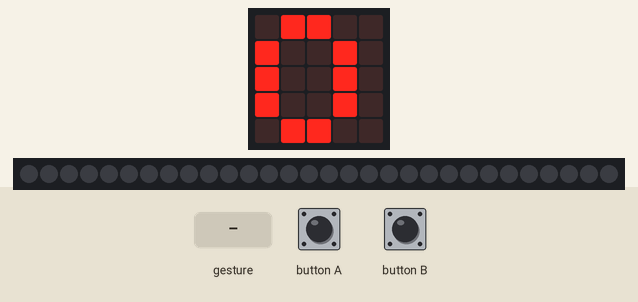
A program run on a simulated BBC micro:bit (MakeCode). Shown: the board's 5×5 LED display, 30 RGB LEDs in strip order, left to right. Inputs (shaded band) come from the test bench. Dim RGB values are drawn brighter than linear; random numbers come from a fixed seed; a tilt is held for 1.5 s and a shake lasts 1 s, then the board lies face up again.

Above: at 1.9 s.
2.0 s: button B pressed for 0.15 s
At 4.1 s:
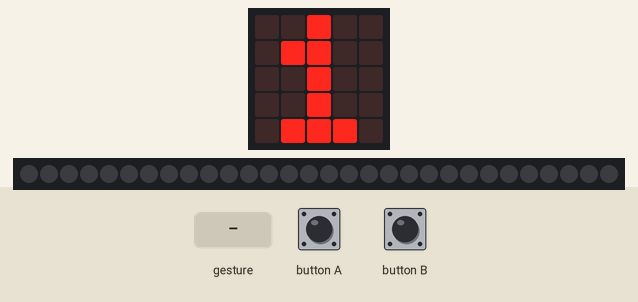
4.4 s: button A pressed for 0.15 s
At 5.31 s:
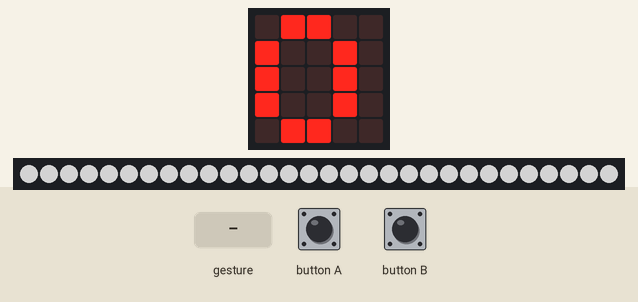
6.8 s: button B pressed for 0.15 s
At 7.71 s:
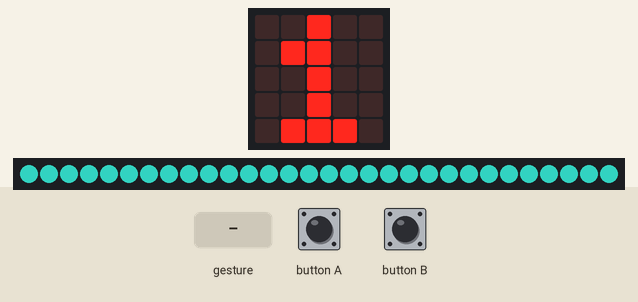
9.2 s: gesture '3g'
At 9.21 s:
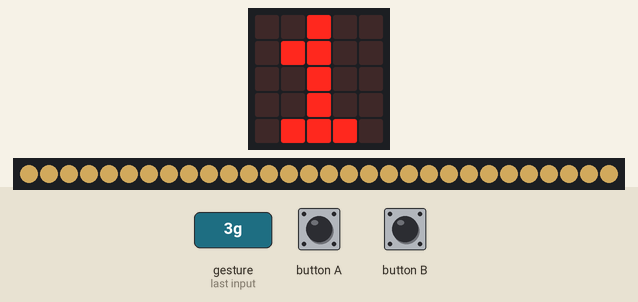
10.7 s: button B pressed for 0.15 s
At 11.61 s:
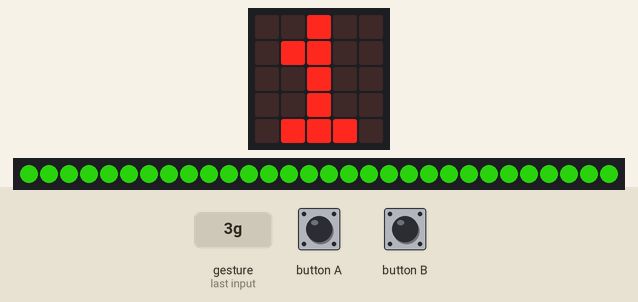
Timing chart, 0 to 13.7 s (numbered marks = the images above; inputs shaded):
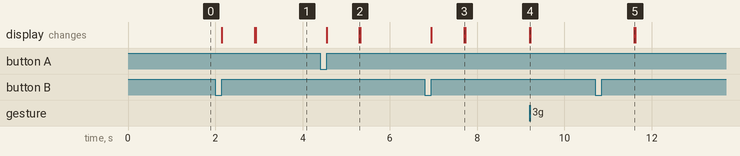

Measured:
- after the input at 2.0 s, the display: first changes after 0.15 s (image 1 shows a later state)
- after the input at 4.4 s, the display: first changes after 0.15 s (image 2 shows a later state)
- after the input at 6.8 s, the display: first changes after 0.15 s (image 3 shows a later state)

The program:

main.ts
```typescript
input.onButtonPressed(Button.A, function () {
    mode = 0
    basic.showNumber(mode)
    flash()
})
function flash () {
    if (mode == 0) {
        strip.showColor(neopixel.colors(NeoPixelColors.White))
        basic.pause(20)
        strip.showColor(neopixel.colors(NeoPixelColors.Black))
    } else {
        strip.showColor(neopixel.rgb(randint(0, 255), randint(0, 255), randint(0, 255)))
        basic.pause(20)
        strip.showColor(neopixel.colors(NeoPixelColors.Black))
    }
}
input.onButtonPressed(Button.B, function () {
    mode = 1
    basic.showNumber(mode)
    flash()
})
input.onGesture(Gesture.ThreeG, function () {
    flash()
})
let mode = 0
let strip: neopixel.Strip = null
strip = neopixel.create(DigitalPin.P0, 30, NeoPixelMode.RGB)
basic.showNumber(mode)
```

test.ts
```typescript
// Hier kann man Tests durchführen; diese Datei wird nicht kompiliert, wenn dieses Paket als Erweiterung verwendet wird.
```
